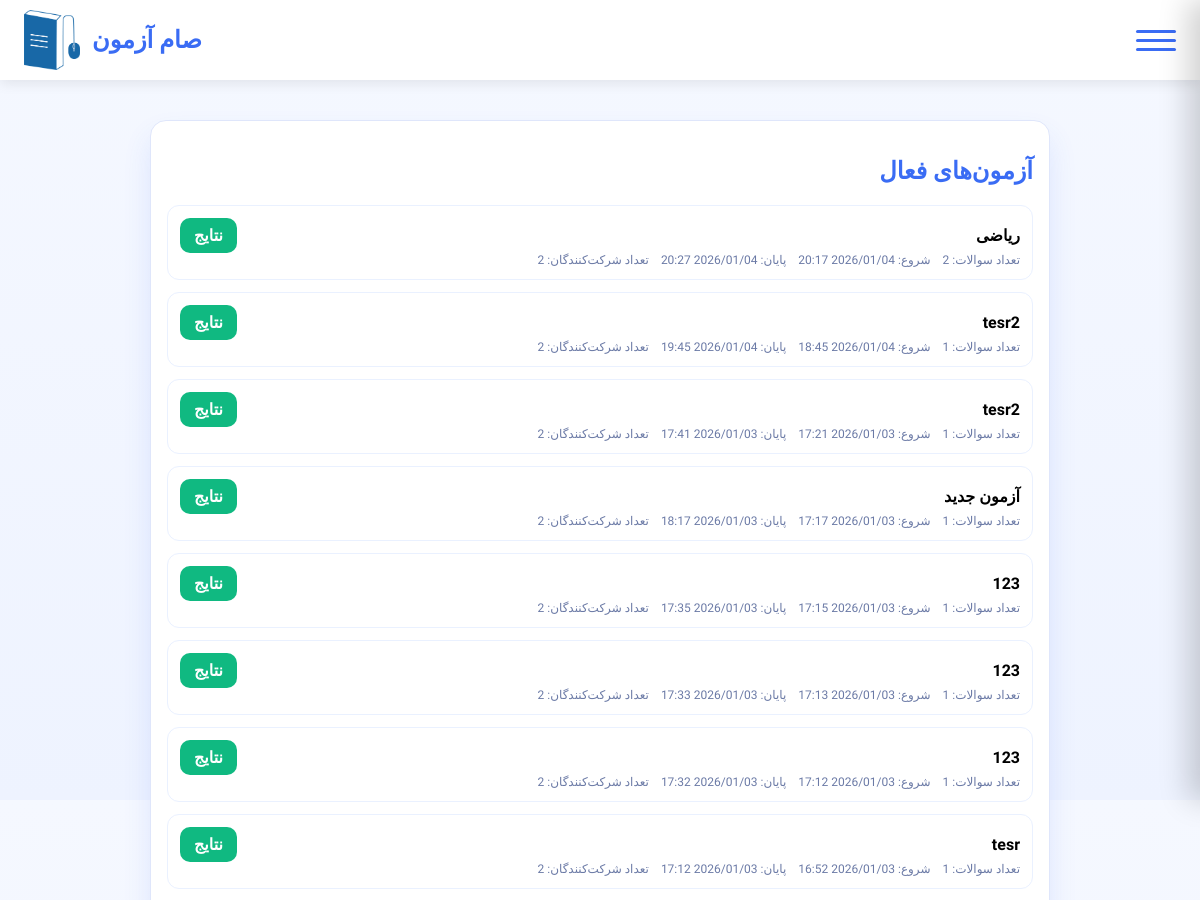
The page /accounts/exams/ (signed in, upper part) on the database as committed earlier.
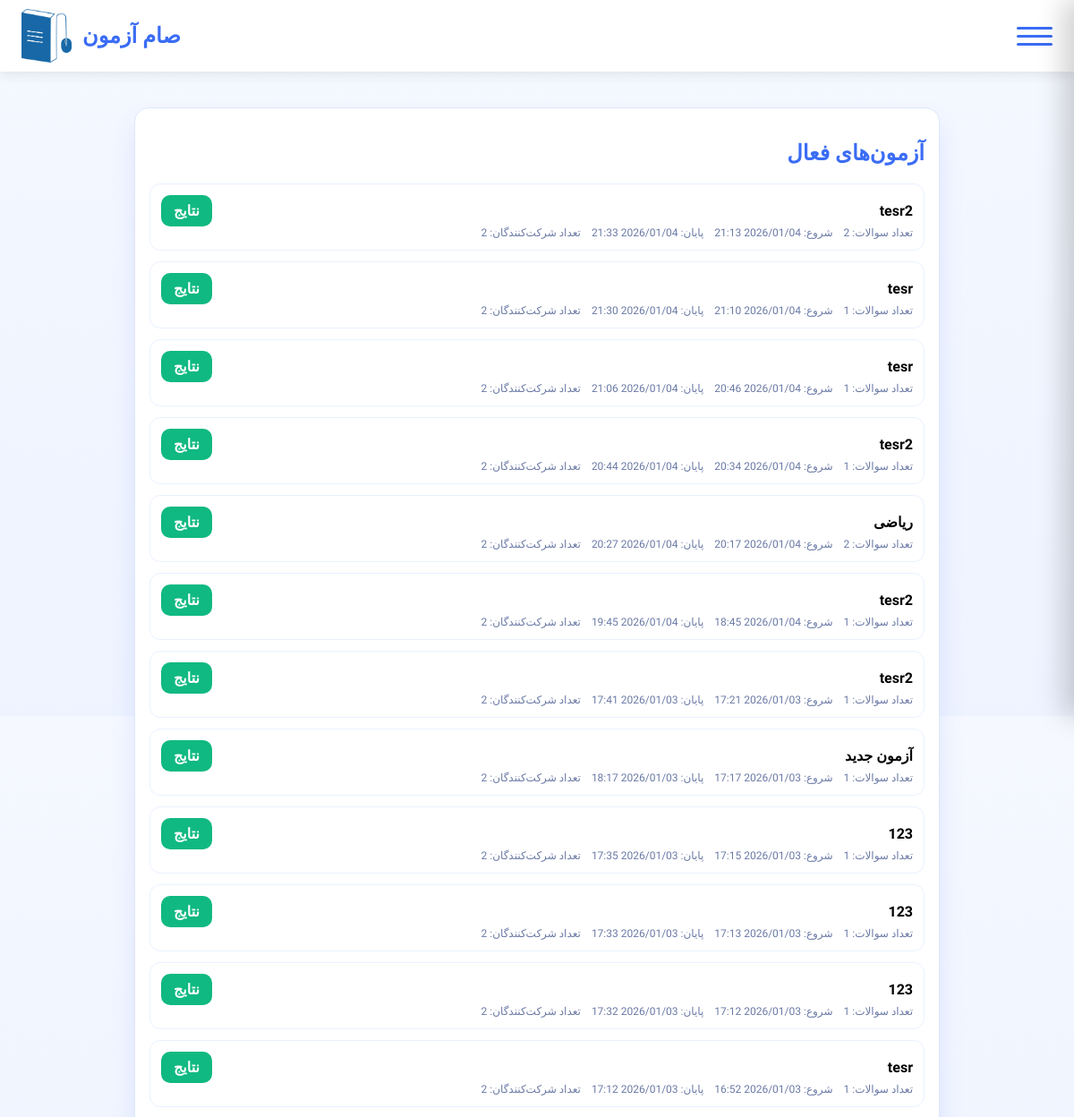
The same page on the database as committed later.
### accounts/models.py (models this page shows, shortened)
class Exam(models.Model):
    name = models.CharField(max_length=200)
    classroom = models.ForeignKey('Classroom', on_delete=models.CASCADE, related_name='exams')
    num_questions = models.PositiveIntegerField(default=0)
    created_by = models.ForeignKey(settings.AUTH_USER_MODEL, on_delete=models.CASCADE, related_name='created_exams')
    students = models.ManyToManyField(settings.AUTH_USER_MODEL, related_name='exams', blank=True)
    created_at = models.DateTimeField(auto_now_add=True)
    source_exam = models.ForeignKey('self', null=True, blank=True, on_delete=models.SET_NULL, related_name='derived_exams')
    shuffle_per_student = models.BooleanField(default=True)
    duration = models.PositiveIntegerField(default=60, help_text="Duration in minutes")
    start_time = models.DateTimeField(null=True, blank=True)
    end_time = models.DateTimeField(null=True, blank=True)
    class Meta:
        verbose_name = "آزمون"
        verbose_name_plural = "آزمون‌ها"

### accounts/views.py (the view)
# urls.py: path('exams/', ExamsListView.as_view(), name='exam_list'),
@method_decorator(login_required, name="dispatch")
class ExamsListView(TemplateView):
    template_name = "accounts/exam_list.html"
    def dispatch(self, request, *args, **kwargs):
        u = request.user
        is_instructor = (getattr(getattr(u, 'role', None), 'code', '') == 'instructor')
        is_student = (getattr(getattr(u, 'role', None), 'code', '') == 'student')
        if not (is_instructor or is_student):
            return redirect('profile')
        return super().dispatch(request, *args, **kwargs)
    def get_context_data(self, **kwargs):
        ctx = super().get_context_data(**kwargs)
        u = self.request.user
        is_student = (getattr(getattr(u, 'role', None), 'code', '') == 'student')
        ctx['now'] = timezone.now()
        if is_student:
            ctx['is_student_view'] = True
            assignments = ExamAssignment.objects.filter(student=u).select_related('exam').order_by('-created_at')
            exams = []
            completed_ids = []
            for asm in assignments:
                exams.append(asm.exam)
                if asm.completed_at:
                    completed_ids.append(asm.exam.id)
            ctx['exams'] = exams
            ctx['completed_exam_ids'] = completed_ids
        else:
            ctx['exams'] = Exam.objects.filter(created_by=u).order_by('-created_at')
        return ctx

### templates/accounts/exam_list.html (shortened to what this page needs)
{% extends "base.html" %}
{% block body_class %}exams-list{% endblock %}
{% block content %}
<div class="wrap">
  <div class="card">
    <h2 class="title">آزمون‌های فعال</h2>
    <div class="grid">
      {% for e in exams %}
      <div class="item">
        <div style="display:flex;justify-content:space-between;align-items:center;gap:12px;">
          <div><strong>{{ e.name }}</strong></div>
          {% if is_student_view %}
            {% if e.id in completed_exam_ids %}
                <div style="display:flex;gap:8px;align-items:center;">
                    <span class="status-finished">تمام شد</span>
                    <a href="{% url 'exam_result' e.id %}" class="btn-report" style="text-decoration:none;font-size:13px;padding:6px 12px;border-radius:10px;font-weight:700;">کارنامه</a>
                </div>
            {% else %}
                {% if e.start_time and e.start_time > now %}
                    <div class="countdown-timer" data-start="{{ e.start_time|date:'U' }}" data-exam-id="{{ e.id }}">
                        <span class="timer-text">شروع تا: </span>
                        <span class="timer-value">...</span>
                    </div>
                    <a href="/accounts/exams/{{ e.id }}/start/" id="btn-start-{{ e.id }}" class="btn-start" title="شروع آزمون" style="display:none;">شروع</a>
                {% else %}
                    <a href="/accounts/exams/{{ e.id }}/start/" class="btn-start" title="شروع آزمون">شروع</a>
                {% endif %}
            {% endif %}
          {% else %}
            {% if e.end_time and e.end_time < now %}
                <a href="{% url 'instructor_exam_report' e.id %}" class="btn-start" style="background:#10b981 !important;">نتایج</a>
            {% elif e.start_time and e.start_time > now %}
                <span style="color:#f59e0b; font-weight:700; font-size:14px;">در انتظار شروع آزمون</span>
            {% else %}
                <span style="color:#3b82f6; font-weight:700; font-size:14px;">در حال اجرا</span>
            {% endif %}
          {% endif %}
        </div>
        <div class="meta">
          <span>تعداد سوالات: {{ e.num_questions }}</span>
          {% if e.start_time %}<span>شروع: {{ e.start_time|date:"Y/m/d H:i" }}</span>{% endif %}
          {% if e.end_time %}<span>پایان: {{ e.end_time|date:"Y/m/d H:i" }}</span>{% endif %}
          {% if not is_student_view %}<span>تعداد شرکت‌کنندگان: {{ e.students.count }}</span>{% endif %}
        </div>
      </div>
      {% empty %}
      <div class="item">هنوز آزمونی تعریف نشده است</div>
      {% endfor %}
    </div>
  </div>
</div>
{% endblock %}

Rows that differ between the two databases and show on the page:
added Exam: name "tesr2", shows "نتایج", num_questions "2", start_time "2026/01/04 21:13", end_time "2026/01/04 21:33", students.count "2"
added Exam: name "tesr", shows "نتایج", num_questions "1", start_time "2026/01/04 21:10", end_time "2026/01/04 21:30", students.count "2"
added Exam: name "tesr", shows "نتایج", num_questions "1", start_time "2026/01/04 20:46", end_time "2026/01/04 21:06", students.count "2"
added Exam: name "tesr2", shows "نتایج", num_questions "1", start_time "2026/01/04 20:34", end_time "2026/01/04 20:44", students.count "2"
